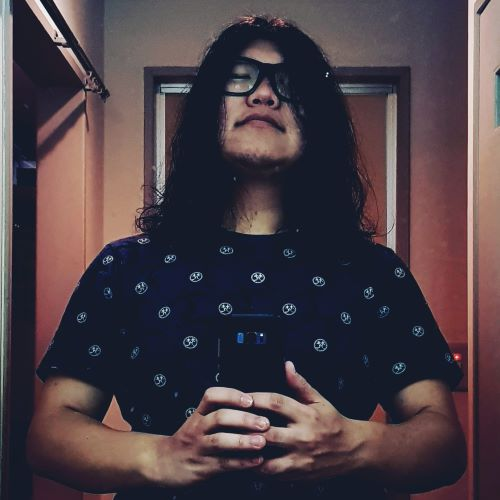
#> input picture 02. openCV/team/akira.jpg, 500 x 500 px
$ jupyter execute Untitled1.ipynb   (shell and % lines are left out)
#> lines starting #> are read from the running program, lines starting #| are printed output that depends on the picture
[cell 1]
import numpy as np
import cv2
import matplotlib.image as mpimg
from matplotlib import pyplot as plt
from sklearn.cluster import KMeans

[cell 2]
def centroid_histogram(clt):
    numLabels = np.arange(0, len(np.unique(clt.labels_)) + 1)
    (hist, _) = np.histogram(clt.labels_, bins=numLabels)

    hist = hist.astype("float")
    hist /= hist.sum()

    return hist

def plot_colors(hist, centroids):

    bar = np.zeros((50, 300, 3), dtype="uint8")
    startX = 0

    for (percent, color) in zip(hist, centroids):

        endX = startX + (percent * 300)
        cv2.rectangle(bar, (int(startX), 0), (int(endX), 50),
                      color.astype("uint8").tolist(), -1)
        startX = endX

    return bar

[cell 3]
def image_color_cluster(image_path, k = 5):
    image = cv2.imread(image_path)
    image = cv2.cvtColor(image, cv2.COLOR_BGR2RGB)
    image = image.reshape((image.shape[0] * image.shape[1], 3))

    clt = KMeans(n_clusters = k)
    clt.fit(image)

    hist = centroid_histogram(clt)
    bar = plot_colors(hist, clt.cluster_centers_)

    plt.figure()
    plt.axis("off")
    plt.imshow(bar)
    plt.show()

[cell 4]
image_path = "akira.jpg"

#preview image
image = mpimg.imread(image_path)
#> image is the input picture: shape (500, 500, 3); mean R, G, B 74.6, 62.4, 69
plt.imshow(image)

image_color_cluster(image_path)
#> after the loop in plot_colors, `for (percent, color) in zip(hist, centroids):`:
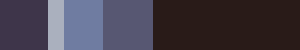
#> bar: shape (50, 300, 3); mean of channels 0, 1, 2 73.7, 61.7, 68; drawn as B, G, R
